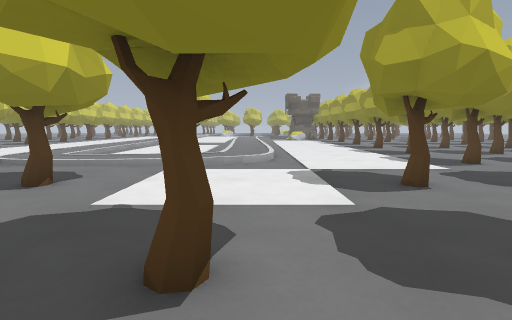
[1] (above)

24 first-person views from a walk through a level from a Godot 3-D game. The camera is 1.2 m above the floor, tilts 6° down and sees 80° across. The floor is counted in squares, 1 m on a side. Each view is taken from the middle of a square. On the plan, view 1 faces up. The plan holds only what a view shows up to about 13 squares ahead; the rest is blank. The place goes on beyond the plan. Some surface patterns are stand-ins.

[2]
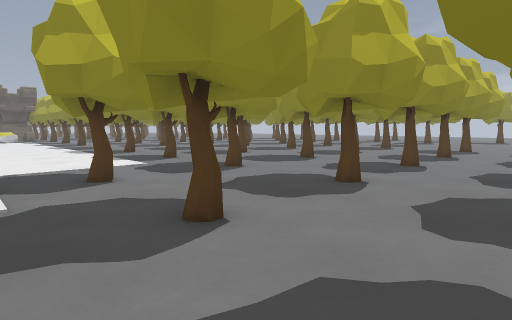

[3]
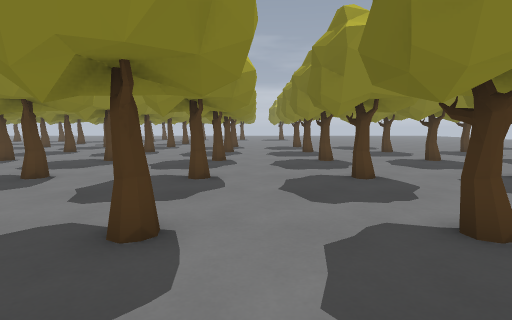

[4]
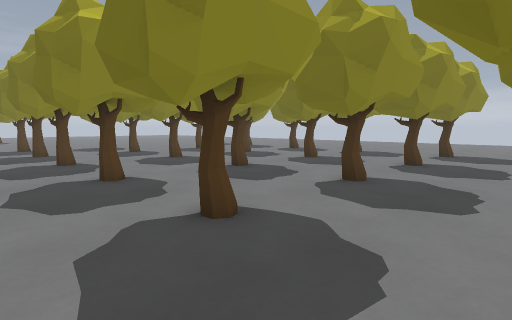

[5]
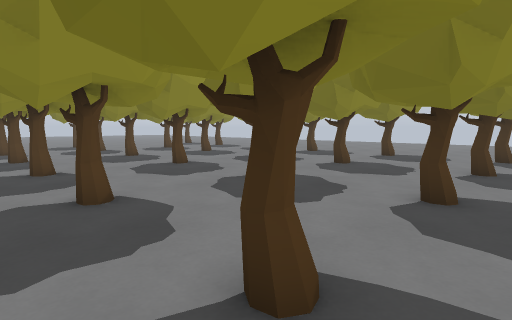

[6]
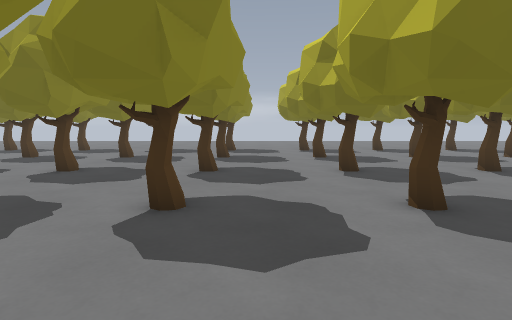

[7]
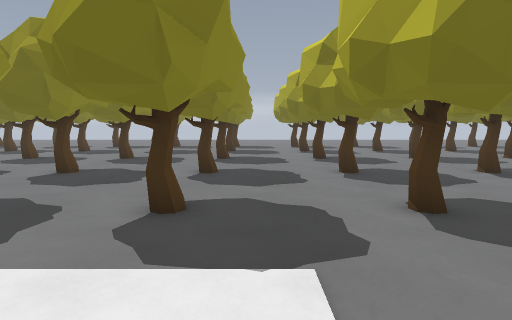

[8]
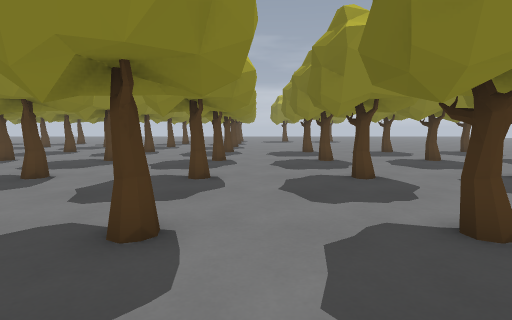

[9]
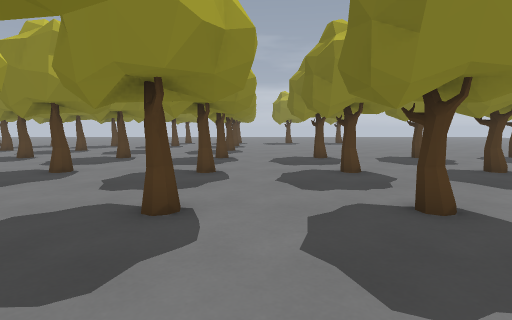

[10]
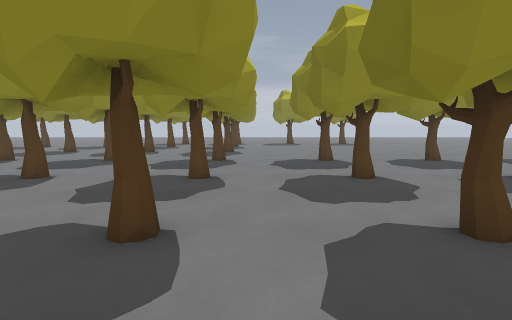

[11]
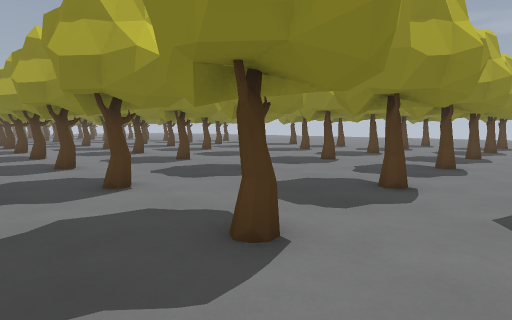

[12]
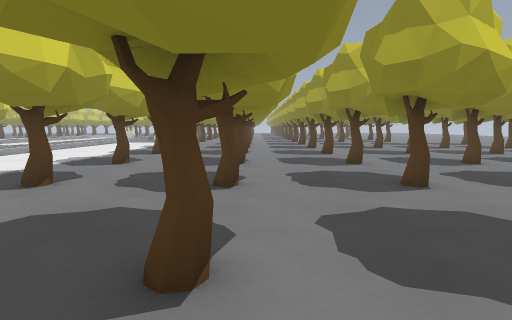

[13]
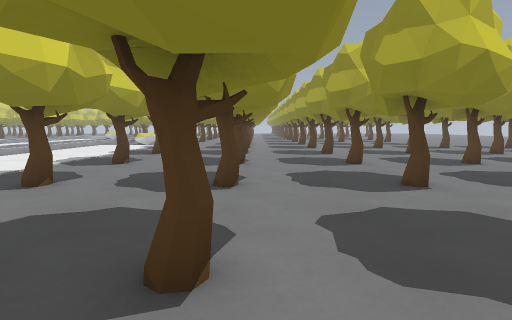

[14]
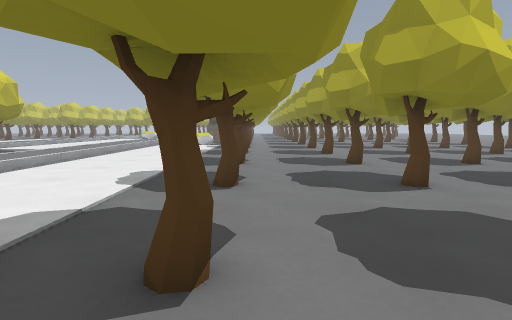

[15]
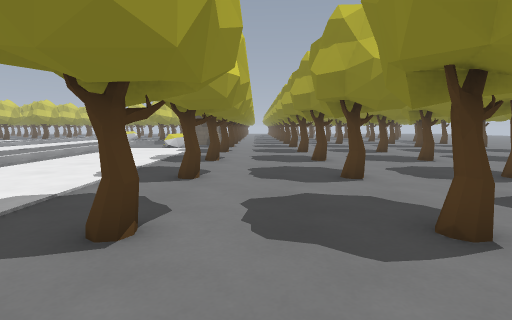

[16]
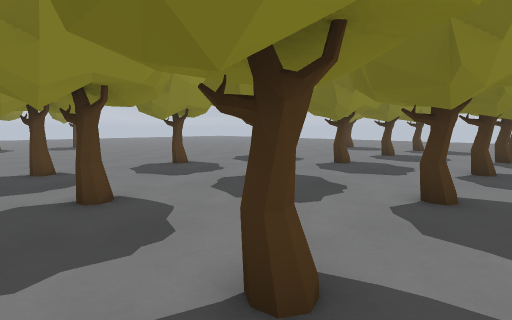

[17]
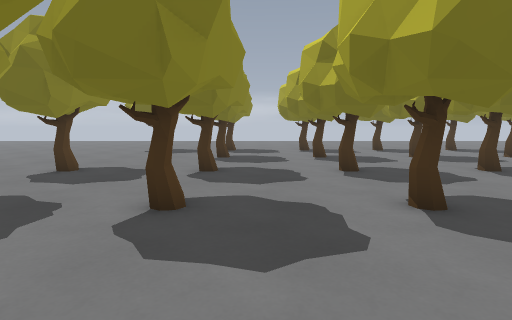

[18]
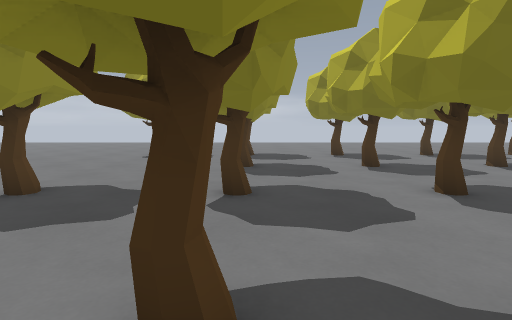

[19]
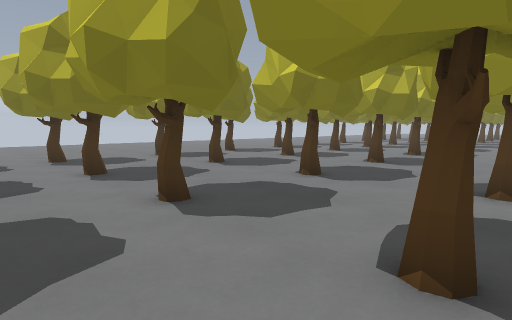

[20]
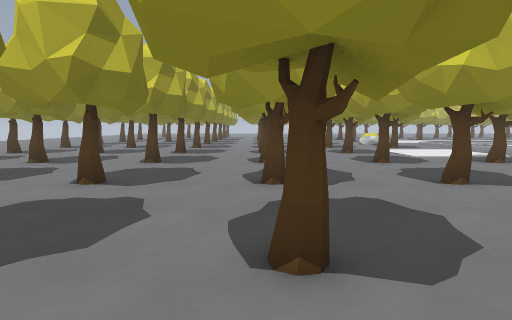

[21]
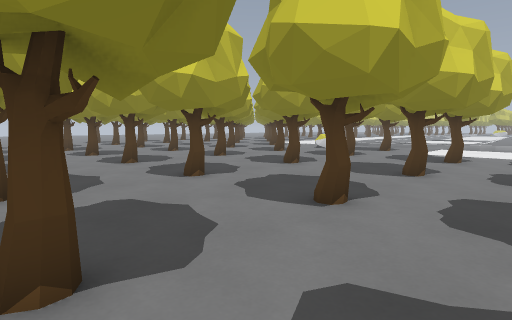

[22]
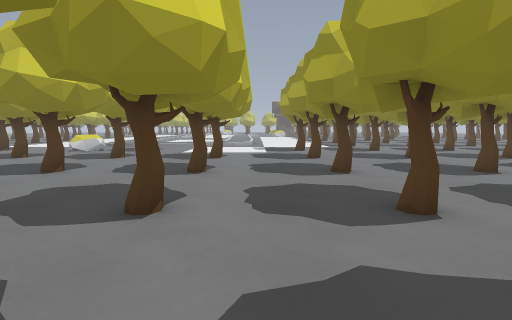

[23]
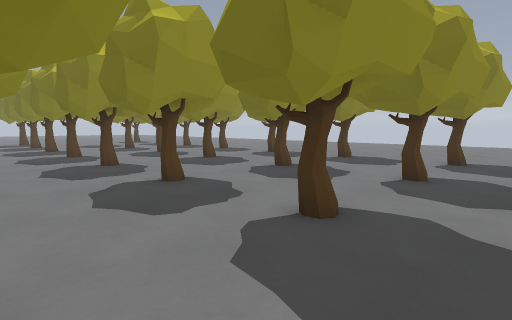

[24]
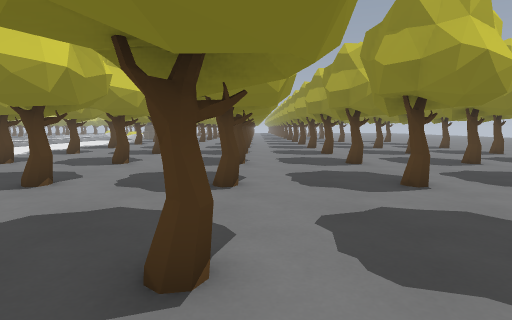

### Floor plan
Key: @ floor where view 1 was taken; # wall or solid block; . main floor; : floor 0.25 m higher than the main floor; / step, stairs or slope.
Columns run from 8 left of view 1 to 19 right of it. Each row starts with its distance up from view 1.
 24          .. ..  ..... ..
 23         :......##..##..##..
 22         :......##..##..##..
 21        ::..................
 20        ::...................
 19        ::......##..##..##..#
 18         :......##..##..##..#
 17          ...................
 16          ...................
 15           .....##..##..##..#
 14           .....##..##..##..#
 13        ::/..................
 12 :/.   /::...................
 11 ::::: ::/......##..##..##..#
 10 /::::://.......##..##..##..#
  9 ............................
  8  ...........................
  7   .##......##..##..##..##..#
  6    ##......##..##..##..##..#
  5     ........................
  4    .........................
  3 #..##..##..##..##..##..##..#
  2 #..##..##..##..##..##..##..#
  1 ............................
  0 ........@...................
 -1 #..##..##..##..##..##..##..#
 -2 #..##..##..##..##..##..##..#
 -3 ............................
 -4 ............................
 -5 #..##..##..##..##..##..##..#
 -6 #..##..##..##..##..##..##..#
 -7 ............................
 -8 ............................
 -9 #..##..##..##..##..##..##...
-10 #..##..##..##..##..##..##.

Where each view was taken, in squares from view 1:
view 1: 0 up, 0 right, facing up
view 2: 1 down, 1 right, facing up-right
view 3: 1 up, 0 right, facing right
view 4: 1 up, 0 right, facing down-right
view 5: 0 up, 2 left, facing down-right
view 6: 3 up, 2 left, facing down
view 7: 7 up, 2 left, facing down
view 8: 5 up, 4 right, facing right
view 9: 5 up, 7 right, facing right
view 10: 5 up, 8 right, facing right
view 11: 4 up, 9 right, facing up-right
view 12: 4 up, 12 right, facing up
view 13: 8 up, 12 right, facing up
view 14: 8 up, 8 right, facing up
view 15: 11 up, 9 right, facing up
view 16: 4 up, 10 right, facing down-right
view 17: 3 up, 14 right, facing down
view 18: 0 up, 15 right, facing down
view 19: 1 down, 14 right, facing down-left
view 20: 2 down, 14 right, facing left
view 21: 10 down, 2 right, facing up-left
view 22: 10 down, 1 right, facing up
view 23: 2 down, 7 left, facing down-right
view 24: 0 up, 16 right, facing up
